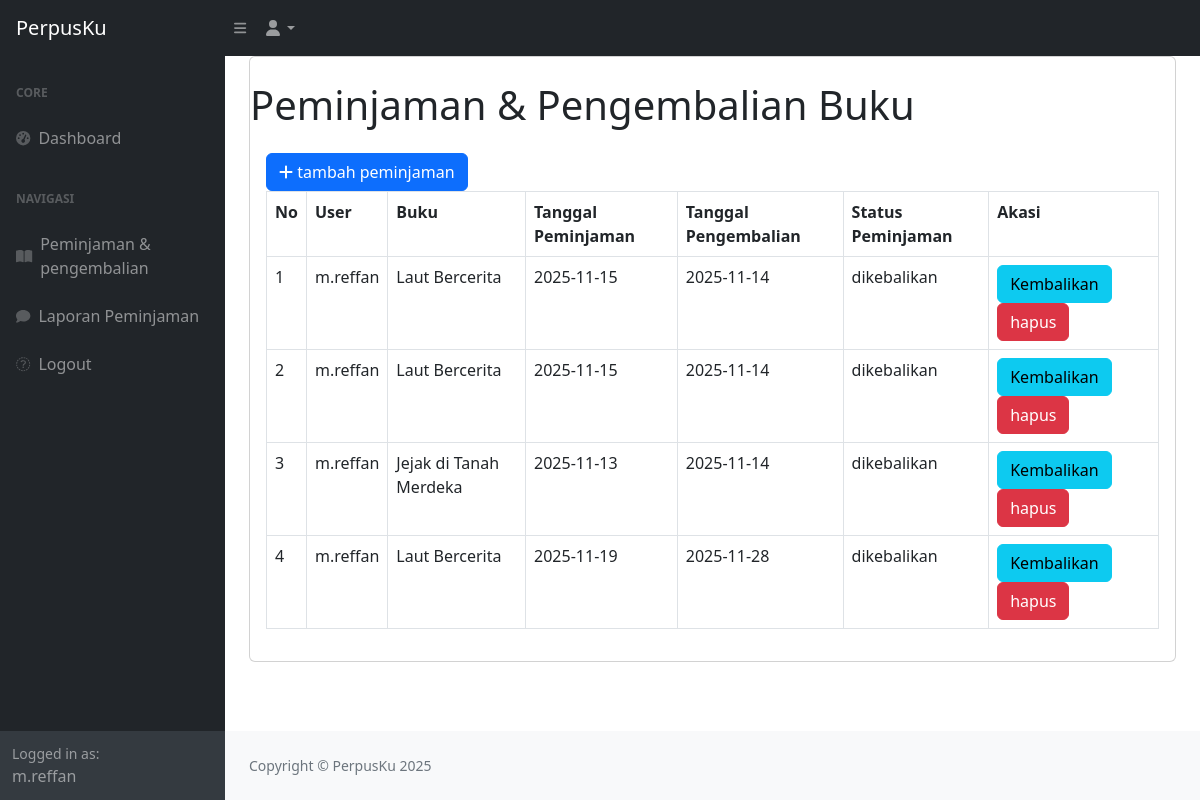
/index.php?page=peminjaman (signed in), run on the app's committed database.
### tables this page shows
CREATE TABLE `peminjaman` (
  `id_peminjaman` int(11) NOT NULL,
  `id_user` int(11) DEFAULT NULL,
  `id_buku` int(11) DEFAULT NULL,
  `tanggal_peminjaman` varchar(255) DEFAULT NULL,
  `tanggal_pengembalian` varchar(255) DEFAULT NULL,
  `status_peminjaman` enum('dipinjam','dikebalikan','','') DEFAULT NULL
);

CREATE TABLE `user` (
  `id_user` int(11) NOT NULL,
  `nama` varchar(255) DEFAULT NULL,
  `username` varchar(255) DEFAULT NULL,
  `password` varchar(255) DEFAULT NULL,
  `email` varchar(255) DEFAULT NULL,
  `alamat` text DEFAULT NULL,
  `no_telepon` varchar(255) DEFAULT NULL,
  `level` enum('admin','petugas','peminjam','') DEFAULT NULL
);

CREATE TABLE `buku` (
  `id_buku` int(11) NOT NULL,
  `id_kategori` int(11) DEFAULT NULL,
  `judul` varchar(255) DEFAULT NULL,
  `penulis` varchar(255) DEFAULT NULL,
  `penerbit` varchar(255) DEFAULT NULL,
  `tahun_terbit` varchar(255) DEFAULT NULL,
  `deskripsi` text DEFAULT NULL
);

### peminjaman.php (the view)
<div class="card">
    <h1 class="mt-4">Peminjaman & Pengembalian Buku</h1>
    <div class="card-body">
        <div class="row">
            <div class="col-md-12">
                <a href="?page=peminjaman_tambah"  class="btn btn-primary">
                    <i class="fa fa-plus"></i> tambah peminjaman
                </a>
                <table class="table table-bordered" id="datatable" width="100%" cellspacing="0">
                    <tr>
                        <th>No</th>
                        <th>User</th>
                        <th>Buku</th>
                        <th>Tanggal Peminjaman</th>
                        <th>Tanggal Pengembalian</th>
                        <th>Status Peminjaman</th>
                        <th>Akasi</th>
                    </tr>
                    <?php
                    $id_user = $_SESSION['user']['id_user'];
                    $query = mysqli_query($koneksi,
                        "SELECT * FROM peminjaman
                        LEFT JOIN user ON user.id_user = peminjaman.id_user
                        LEFT JOIN buku ON buku.id_buku = peminjaman.id_buku
                        WHERE peminjaman.id_user = $id_user");
                    $i = 1;
                    while ($data = mysqli_fetch_array($query)) {
                    ?>
                        <tr>
                            <td><?php echo $i++; ?></td>
                            <td><?php echo $data['nama']; ?></td>
                            <td><?php echo $data['judul']; ?></td>
                            <td><?php echo $data['tanggal_peminjaman']; ?></td>
                            <td><?php echo $data['tanggal_pengembalian']; ?></td>
                            <td><?php echo $data['status_peminjaman']; ?></td>
                            <td>
                                <?php
                                if($data['status_peminjaman'] != 'dikembalikan') {
                                ?>
                                <a href="?page=peminjaman_ubah&&id=<?php echo $data['id_peminjaman'];?>"class="btn btn-info">Kembalikan</a>
                                <a onclick="return confrim('yakin?')" href="?page=peminjaman_hapus&&id=<?php echo $data['id_peminjaman']; ?>" class="btn btn-danger">hapus</a>
                                <?php
                                }
                                ?>
                            </td>
                        </tr>
                    <?php
                    }
                    ?>
                </table>
            </div>
        </div>
    </div>
</div>

### data on the page
peminjaman: id_user.nama "m.reffan", id_buku.judul "Laut Bercerita", tanggal_peminjaman "2025-11-15", tanggal_pengembalian "2025-11-14", status_peminjaman "dikebalikan"
peminjaman: id_user.nama "m.reffan", id_buku.judul "Laut Bercerita", tanggal_peminjaman "2025-11-15", tanggal_pengembalian "2025-11-14", status_peminjaman "dikebalikan"
peminjaman: id_user.nama "m.reffan", id_buku.judul "Jejak di Tanah Merdeka", tanggal_peminjaman "2025-11-13", tanggal_pengembalian "2025-11-14", status_peminjaman "dikebalikan"
peminjaman: id_user.nama "m.reffan", id_buku.judul "Laut Bercerita", tanggal_peminjaman "2025-11-19", tanggal_pengembalian "2025-11-28", status_peminjaman "dikebalikan"

### other printed values
$_SESSION['user']['nama'] "m.reffan"
